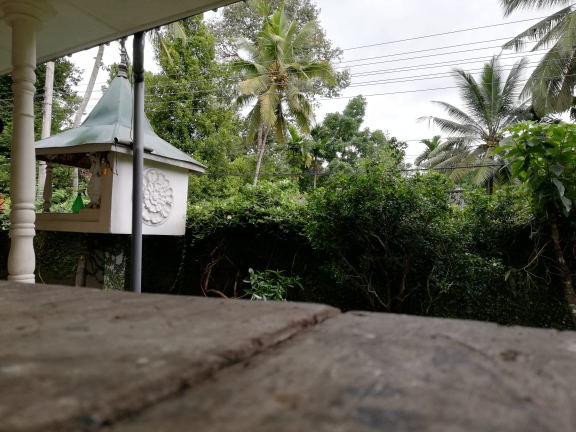
#> input picture photos/1.jpeg, 1152 x 864 px (shown at 1/2 size)
$ python -i Stiching.py   (imports and definitions only)
#> lines starting #> are read from the running program, lines starting #| are printed output that depends on the picture
import cv2
import numpy as np
import ipcamera
class Sticher:
	def __init__(self):
		self.cachedH = None

	def detectAndDescribe(self, image):
		gray = cv2.cvtColor(image, cv2.COLOR_BGR2GRAY)
		# return a tuple of keypoints and features

		descriptor = cv2.xfeatures2d.SIFT_create()
		(kps, features) = descriptor.detectAndCompute(image, None)

		kps = np.float32([kp.pt for kp in kps])

		return (kps, features)

	def matchKeypoints(self, kpsA, kpsB, featuresA, featuresB, ratio, reprojThresh):
		# compute the raw matches and initialize the list of actual
		# matches
		matcher = cv2.DescriptorMatcher_create("BruteForce")
		rawMatches = matcher.knnMatch(featuresA, featuresB, 2)
		matches = []

		# loop over the raw matches
		for m in rawMatches:
			# ensure the distance is within a certain ratio of each
			# other (i.e. Lowe's ratio test)
			if len(m) == 2 and m[0].distance < m[1].distance * ratio:
				matches.append((m[0].trainIdx, m[0].queryIdx))
			# computing a homography requires at least 4 matches
		if len(matches) > 4:
			# construct the two sets of points
			ptsA = np.float32([kpsA[i] for (_, i) in matches])
			ptsB = np.float32([kpsB[i] for (i, _) in matches])
			# compute the homography between the two sets of points
			(H, status) = cv2.findHomography(ptsA, ptsB, cv2.RANSAC,
				reprojThresh)
			# return the matches along with the homograpy matrix
			# and status of each matched point
			return (matches, H, status)
		# otherwise, no homograpy could be computed
		return None

	def stitch(self, images, ratio=0.75, reprojThresh=4.0):

		# unpack the images
		(imageB, imageA) = images
		# if the cached homography matrix is None, then we need to
		# apply keypoint matching to construct it
		if self.cachedH is None:
			# detect keypoints and extract
			(kpsA, featuresA) = self.detectAndDescribe(imageA)
			(kpsB, featuresB) = self.detectAndDescribe(imageB)
			# match features between the two images
			M = self.matchKeypoints(kpsA, kpsB,
				featuresA, featuresB, ratio, reprojThresh)
			# if the match is None, then there aren't enough matched
			# keypoints to create a panorama
			if M is None:
				print('no matches')
				return None

			# cache the homography matrix
			self.cachedH = M[1]
		# apply a perspective transform to stitch the images together
		# using the cached homography matrix
		result = cv2.warpPerspective(imageA, self.cachedH,(imageA.shape[1] + imageB.shape[1], imageA.shape[0]))

		result[0:imageB.shape[0], 0:imageB.shape[1]] = imageB
		# return the stitched image
		return result


>>> import cv2
>>> picture = cv2.imread('photos/1.jpeg', cv2.IMREAD_GRAYSCALE)
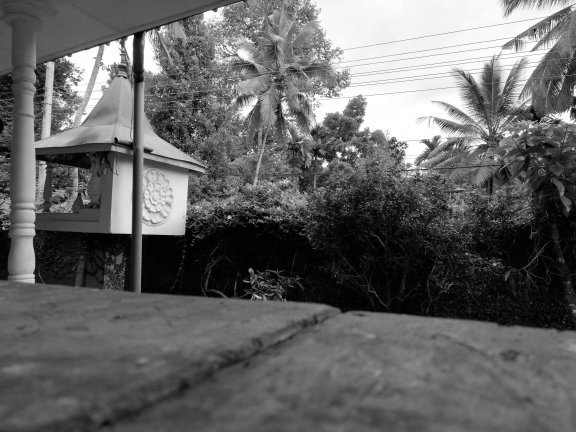
#> picture: shape (864, 1152) (shown at 1/2 size); min 0, max 255, mean 100.2
>>> result = Sticher().stitch(picture)
#> (the run stopped early here; a loop or call above may not have finished)

$ run again, on photos/2.jpeg
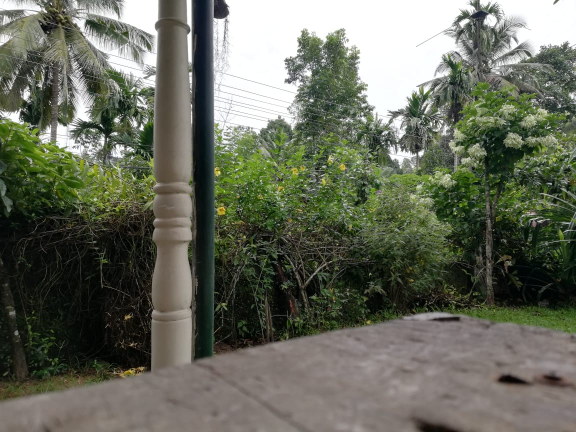
#> input picture photos/2.jpeg, 1152 x 864 px (shown at 1/2 size)
#> `picture = cv2.imread('photos/1.jpeg', cv2.IMREAD_GRAYSCALE)`:
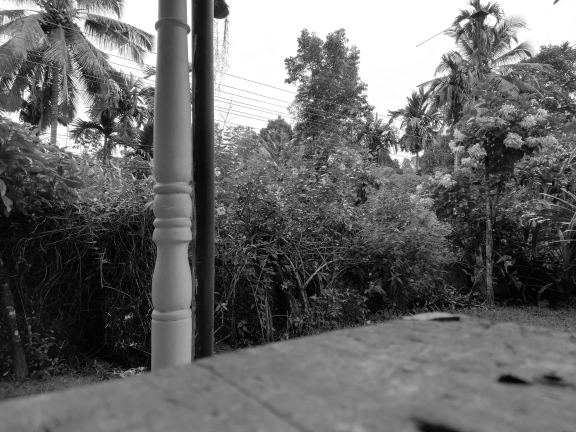
#> picture: shape (864, 1152) (shown at 1/2 size); min 0, max 255, mean 104

$ run again, on photos/3.jpeg
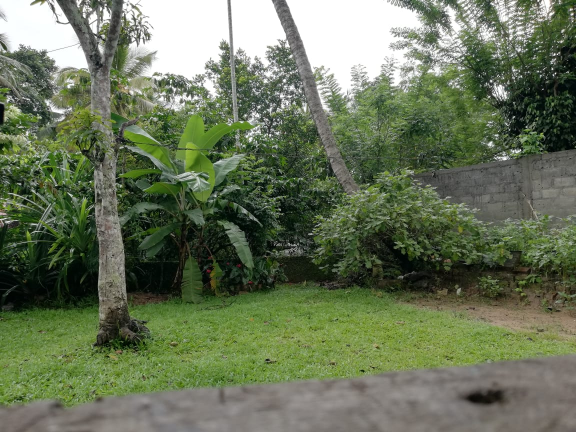
#> input picture photos/3.jpeg, 1152 x 864 px (shown at 1/2 size)
#> `picture = cv2.imread('photos/1.jpeg', cv2.IMREAD_GRAYSCALE)`:
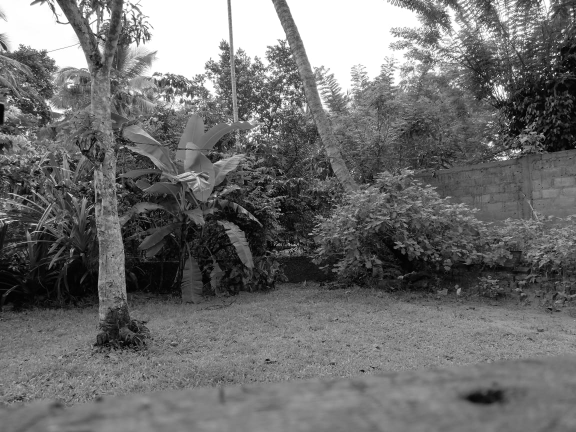
#> picture: shape (864, 1152) (shown at 1/2 size); min 0, max 255, mean 109.6

$ run again, on photos/img1.jpeg
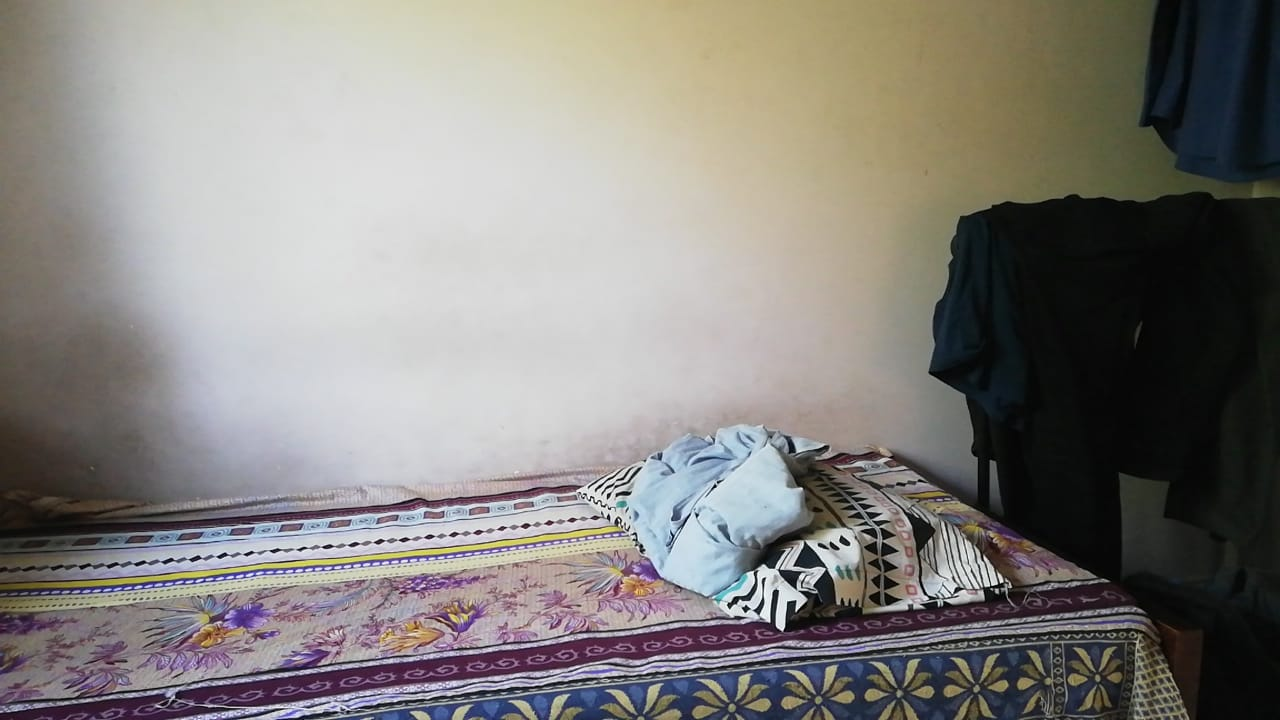
#> input picture photos/img1.jpeg, 1280 x 720 px
#> `picture = cv2.imread('photos/1.jpeg', cv2.IMREAD_GRAYSCALE)`:
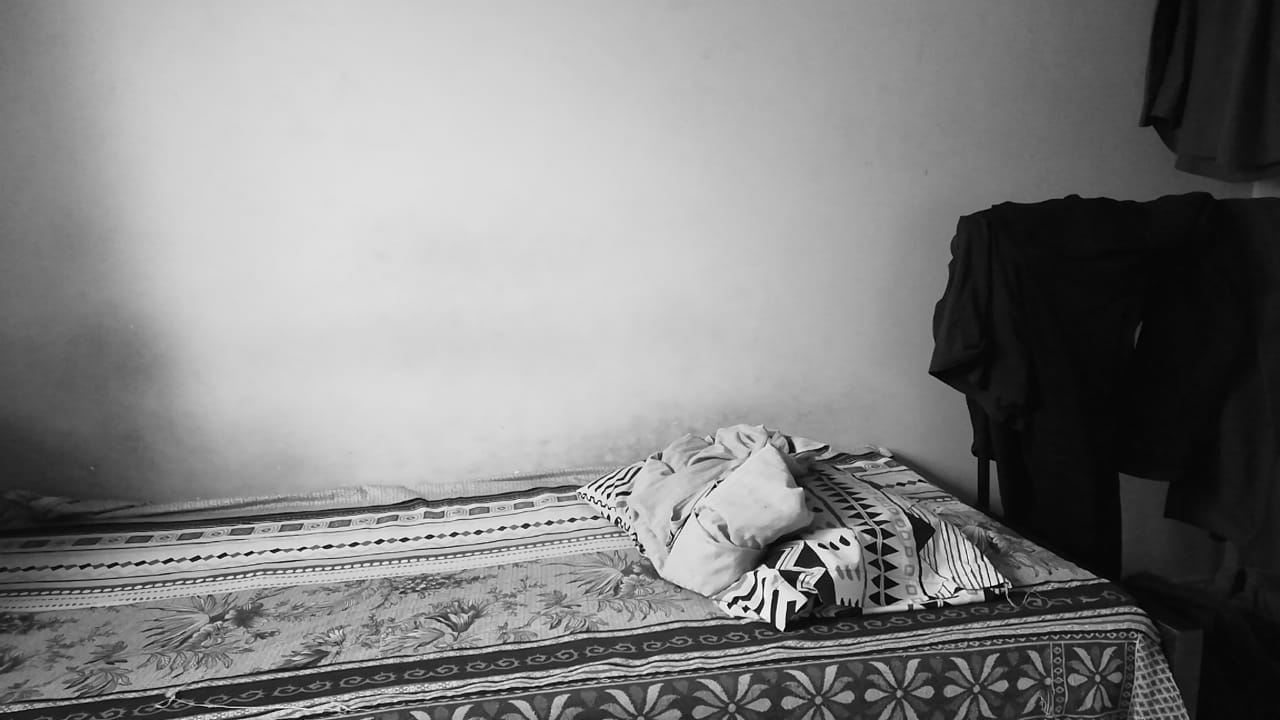
#> picture: shape (720, 1280); min 0, max 255, mean 130.9
